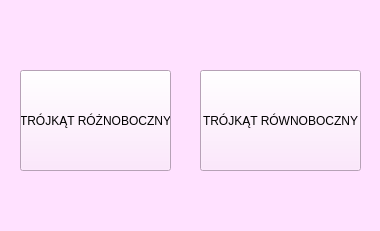
<?xml version="1.0" encoding="UTF-8"?>
<ui version="4.0">
 <class>Form</class>
 <widget class="QWidget" name="Form">
  <property name="geometry">
   <rect>
    <x>0</x>
    <y>0</y>
    <width>380</width>
    <height>231</height>
   </rect>
  </property>
  <property name="minimumSize">
   <size>
    <width>20</width>
    <height>20</height>
   </size>
  </property>
  <property name="windowTitle">
   <string>Form</string>
  </property>
  <property name="styleSheet">
   <string notr="true">background:rgb(255, 225, 255)</string>
  </property>
  <widget class="QPushButton" name="roznobocznyButton">
   <property name="enabled">
    <bool>true</bool>
   </property>
   <property name="geometry">
    <rect>
     <x>20</x>
     <y>70</y>
     <width>151</width>
     <height>101</height>
    </rect>
   </property>
   <property name="mouseTracking">
    <bool>false</bool>
   </property>
   <property name="tabletTracking">
    <bool>false</bool>
   </property>
   <property name="acceptDrops">
    <bool>false</bool>
   </property>
   <property name="autoFillBackground">
    <bool>false</bool>
   </property>
   <property name="styleSheet">
    <string notr="true">background:rgb(0, 153, 255)
QPuschButton(color: black)

</string>
   </property>
   <property name="text">
    <string>TRÓJKĄT RÓŻNOBOCZNY</string>
   </property>
   <property name="checkable">
    <bool>false</bool>
   </property>
   <property name="autoRepeat">
    <bool>false</bool>
   </property>
   <property name="autoDefault">
    <bool>false</bool>
   </property>
   <property name="default">
    <bool>false</bool>
   </property>
   <property name="flat">
    <bool>false</bool>
   </property>
  </widget>
  <widget class="QPushButton" name="rownobocznyButton">
   <property name="geometry">
    <rect>
     <x>200</x>
     <y>70</y>
     <width>161</width>
     <height>101</height>
    </rect>
   </property>
   <property name="styleSheet">
    <string notr="true">background:rgb(0, 153, 255)
QPuschButton(color: black)

</string>
   </property>
   <property name="text">
    <string>TRÓJKĄT RÓWNOBOCZNY</string>
   </property>
  </widget>
 </widget>
 <resources/>
 <connections/>
</ui>
